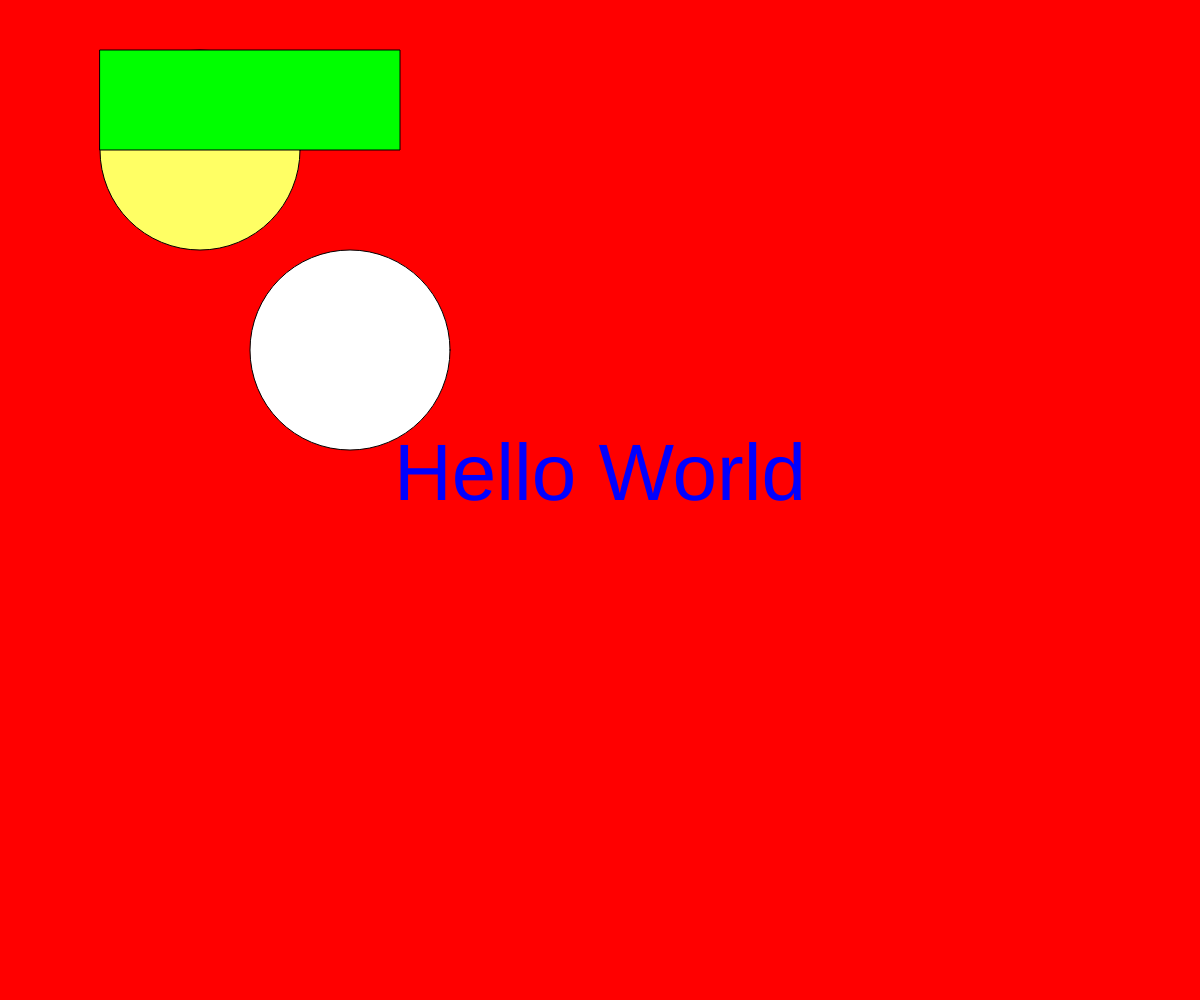
Frame 1 (no input)
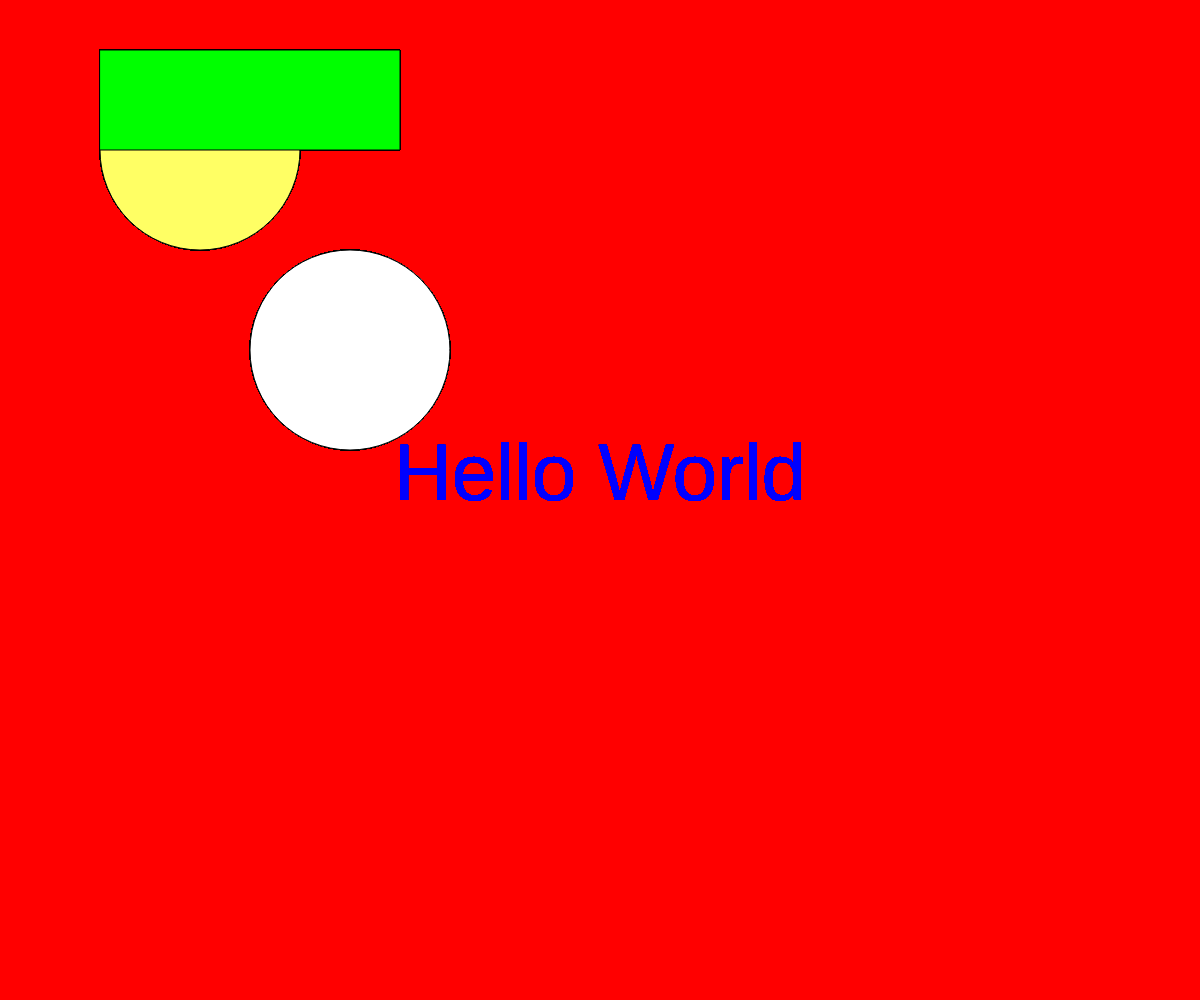
Frame 60 (no input)
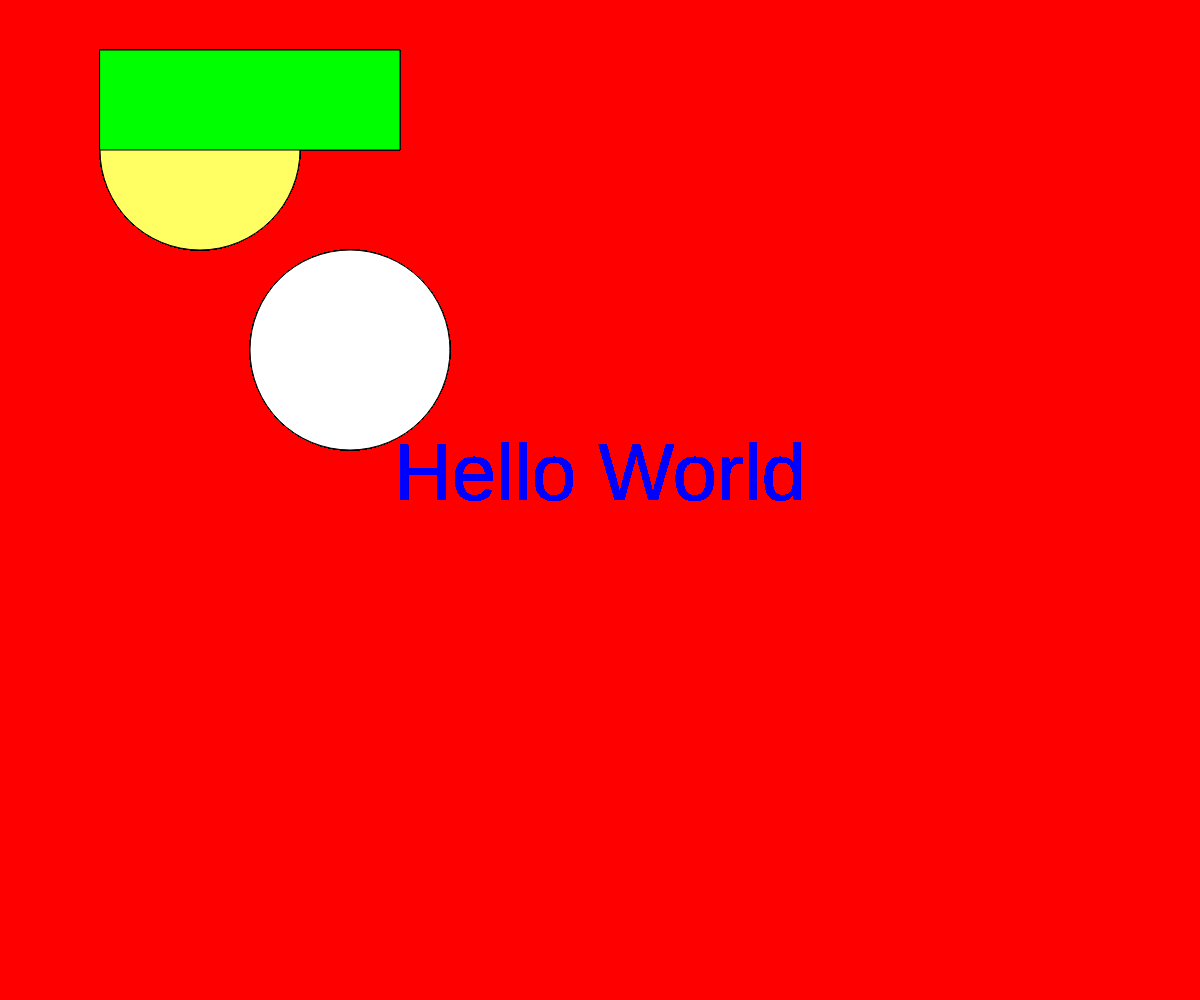
Frame 120 (the mouse pressed at the canvas centre since frame 60)

The p5.js sketch that drew these frames (run headless with seeded random() and noise() and a simulated clock; from frame 60 on, the mouse is pressed at the canvas centre):

// p5.js sketch
// ── sketch.js
//My First Drawing!

function setup() {
  createCanvas(windowWidth, windowHeight);
    background("red");
}

function draw() {

  //Sizes of shapes
  let s1= 200; //yellow circle
  let s2= 200;  //white circle
  //Below is an array (list of values)
  let s3 = [300,100];
  console.log(s3);

  //Yellow circle
  fill(255,255,100);
  ellipse(200, 150, s1);

  //White circle
  fill(255,255,255);
  ellipse(350,350, s2);

  //Green rectangle
  rectMode(CENTER);
  fill(0,255,0);
  rect(250, 100, s3[0], s3[1]);

  //Adding Text 
  textSize(80);
  fill(0,0,255);
  textAlign(CENTER);
  //using system variables width and height
  //position of text is relative to canvas size (adaptable)
  let greeting = "Hello World";
  text(greeting, width/2, height/2);
}
